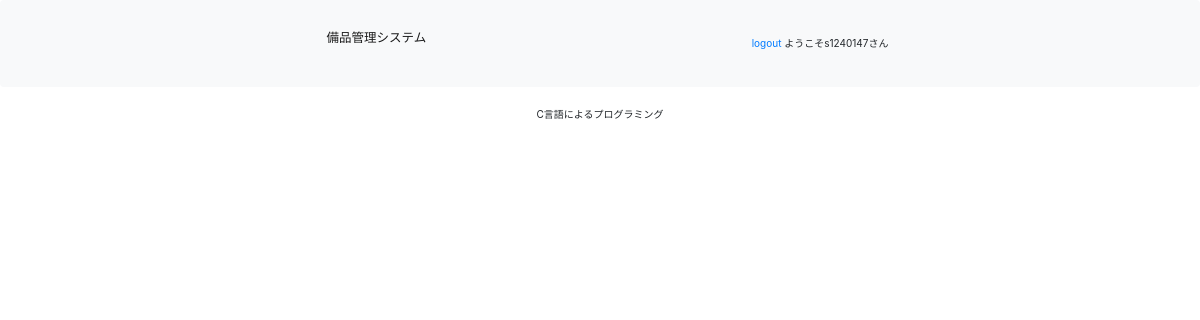
/fixtures/category_list/?category=Book (signed in), run on an earlier commit of the app's database.
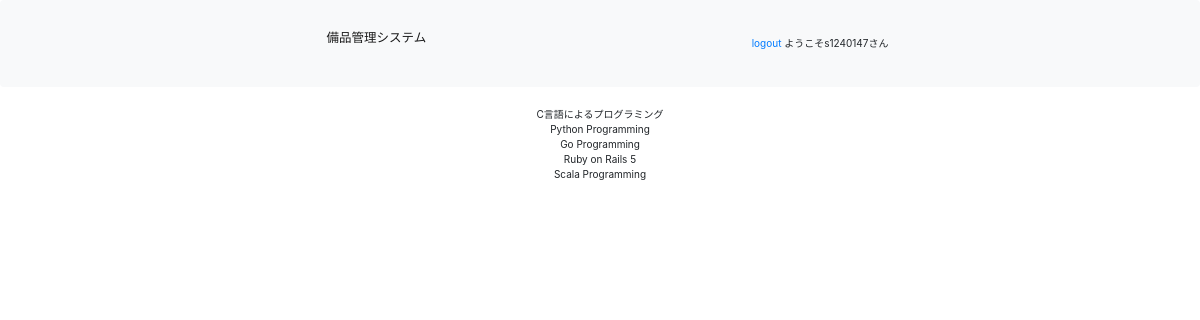
And on a later commit of the database.
### fixtures/models.py (models this page shows)
class Goods(models.Model):
    goods = models.CharField(max_length=20)
    user = models.ForeignKey(User,on_delete=models.CASCADE,blank=True,null=True)
    category = models.ForeignKey(Category,on_delete=models.CASCADE)
    status = models.BooleanField(blank=True)
    pub_date = models.DateTimeField(blank=True,null=True)
    comment = models.CharField(max_length=200,blank=True,null=True)
    def __str__(self):
        return self.goods

### fixtures/views.py (the view, shortened to what this page needs)
# urls.py: path('category_list/',fixtures_views.category_list,name='category_list'),
@login_required
def category_list(request):
    if "category" in request.GET: # get Category by QueryParameter
        category = request.GET.get("category")
    try:
        specifiedlists = Category.objects.get(name=category).goods_set.all()
    except Category.DoesNotExist:
        raise Http404("Category does not exist")
    else:
        return render(request,
                      'category.html',
                      {"specifiedlists":specifiedlists}
                      )

### templates/category.html (shortened to what this page needs)
{% extends 'base.html' %}
{% block content %}
<div align="center">
{% if specifiedlists %}
    {% for goods in specifiedlists %}
        {{ goods }}<br>
    {% endfor %}
{% endif %}
</div>
{% endblock %}

What changed in the data, as far as the page shows it:
added Goods: goods "Python Programming"
added Goods: goods "Go Programming"
added Goods: goods "Ruby on Rails 5"
added Goods: goods "Scala Programming"
